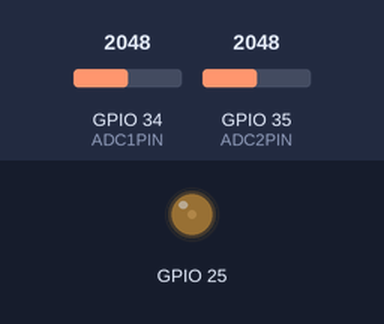
Bench run of a sketch on a simulated ESP32. Parts: output pins drawn as LEDs (lit = HIGH). The inputs (shaded band) are chosen by the test bench; at power-on: GPIO 35 (ADC2PIN) = 2048, GPIO 34 (ADC1PIN) = 2048.

Above: at 1.2 s.
1.3 s: GPIO 35 (ADC2PIN) set to 2866
2.8 s: GPIO 35 (ADC2PIN) set to 2047
4.3 s: GPIO 35 (ADC2PIN) set to 3603
5.8 s: GPIO 34 (ADC1PIN) set to 491
8.8 s: GPIO 34 (ADC1PIN) set to 1228
Timing chart, 0 to 11.4 s (numbered marks = the images above; inputs shaded):
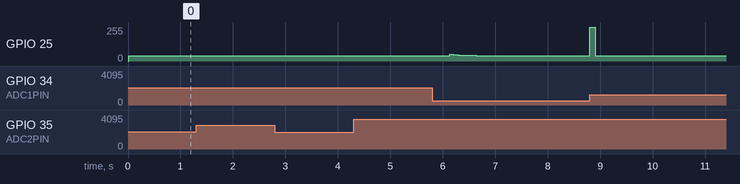

The sketch:

adaptativo.ino
```cpp
#define ADC1PIN A6
#define ADC2PIN A7
#define N 100
//int adcValue;
double suma, output=0, adcValue1, adcValue2, ruido[N], w[N], sum, mu = 0.001, e;
void setup()
{
  Serial.begin(115200);
  for (int i = 0; i < N; i++) {  // Inicializa los vectores
      ruido[i] = 0;
      w[i] = 0;
    }
}
//ADC1 = RUIDO  & ADC2 = SEÑAL
void loop()
{
  adcValue1 = analogRead(ADC1PIN);
  adcValue2 = analogRead(ADC2PIN);
  // Actualiza el vector de muestras
  for (int i = 0; i < N - 1; i++) {
      ruido[i] = ruido[i + 1];
  }
  sum = 0;
  ruido[N - 1] = ((adcValue1*3.3) / 4095);
  ruido[N - 1] -= 0.5;
  for (int i = 0; i < N; i++) {
    sum = sum + w[i] * ruido[N - 1 - i];
  }

  suma = ((adcValue2*3.3) / 4095);
  suma -= 0.5;
  e = suma - sum;

  // Aplica el algoritmo LMS
  for (int i = 0; i < N; i++) {
      w[i] = w[i] + 2 * mu * e * ruido[N - 1 - i];
  }

  e += 0.5;
  //Serial.print("ADC Value = ");
  //Serial.print(adcValue);
  //delay(1000);
  //Serial.print("  ");
  //Serial.print("Voltage = ");
  //Serial.print(voltValue);
  //Serial.println(" V");

  //Scale it as per DAC Resolution and output to DAC
  double out = e*256;
  out /= 3.3;
  int DACoutput1 = (int)out;

/*  double out2 = e*256;
  out2 /= 3.3;
  int DACoutput2 = (int)out2;
*/
  dacWrite(DAC1,DACoutput1);
  //dacWrite(DAC2,DACoutput2);
  //dacWrite(DAC1, adcValue);
  //delay(1000);
}
```

Measured:
- after the input at 8.8 s, GPIO 25: 38/255 → 255/255 at once, → 38/255 0.10 s later
